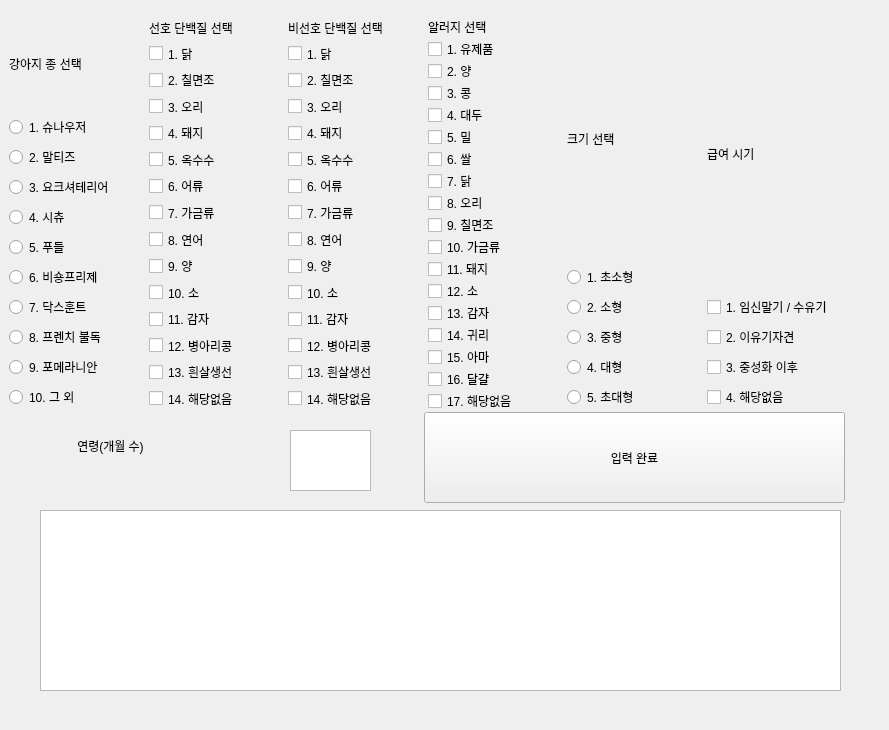
<?xml version="1.0" encoding="UTF-8"?>
<ui version="4.0">
 <class>Form</class>
 <widget class="QWidget" name="Form">
  <property name="geometry">
   <rect>
    <x>0</x>
    <y>0</y>
    <width>889</width>
    <height>730</height>
   </rect>
  </property>
  <property name="windowTitle">
   <string>Form</string>
  </property>
  <widget class="QWidget" name="horizontalLayoutWidget">
   <property name="geometry">
    <rect>
     <x>9</x>
     <y>19</y>
     <width>831</width>
     <height>390</height>
    </rect>
   </property>
   <layout class="QHBoxLayout" name="horizontalLayout">
    <item>
     <layout class="QVBoxLayout" name="verticalLayout">
      <item>
       <widget class="QLabel" name="label">
        <property name="text">
         <string>강아지 종 선택</string>
        </property>
       </widget>
      </item>
      <item>
       <widget class="QRadioButton" name="breed_1">
        <property name="text">
         <string>1. 슈나우저</string>
        </property>
       </widget>
      </item>
      <item>
       <widget class="QRadioButton" name="breed_2">
        <property name="text">
         <string>2. 말티즈</string>
        </property>
       </widget>
      </item>
      <item>
       <widget class="QRadioButton" name="breed_3">
        <property name="text">
         <string>3. 요크셔테리어</string>
        </property>
       </widget>
      </item>
      <item>
       <widget class="QRadioButton" name="breed_4">
        <property name="text">
         <string>4. 시츄</string>
        </property>
       </widget>
      </item>
      <item>
       <widget class="QRadioButton" name="breed_5">
        <property name="text">
         <string>5. 푸들</string>
        </property>
       </widget>
      </item>
      <item>
       <widget class="QRadioButton" name="breed_6">
        <property name="text">
         <string>6. 비숑프리제</string>
        </property>
       </widget>
      </item>
      <item>
       <widget class="QRadioButton" name="breed_7">
        <property name="text">
         <string>7. 닥스훈트</string>
        </property>
       </widget>
      </item>
      <item>
       <widget class="QRadioButton" name="breed_8">
        <property name="text">
         <string>8. 프렌치 불독</string>
        </property>
       </widget>
      </item>
      <item>
       <widget class="QRadioButton" name="breed_9">
        <property name="text">
         <string>9. 포메라니안</string>
        </property>
       </widget>
      </item>
      <item>
       <widget class="QRadioButton" name="breed_10">
        <property name="text">
         <string>10. 그 외</string>
        </property>
       </widget>
      </item>
     </layout>
    </item>
    <item>
     <layout class="QVBoxLayout" name="verticalLayout_2">
      <item>
       <widget class="QLabel" name="label_2">
        <property name="text">
         <string>선호 단백질 선택</string>
        </property>
       </widget>
      </item>
      <item>
       <widget class="QCheckBox" name="like_1">
        <property name="text">
         <string>1. 닭</string>
        </property>
       </widget>
      </item>
      <item>
       <widget class="QCheckBox" name="like_2">
        <property name="text">
         <string>2. 칠면조</string>
        </property>
       </widget>
      </item>
      <item>
       <widget class="QCheckBox" name="like_3">
        <property name="text">
         <string>3. 오리</string>
        </property>
       </widget>
      </item>
      <item>
       <widget class="QCheckBox" name="like_4">
        <property name="text">
         <string>4. 돼지</string>
        </property>
       </widget>
      </item>
      <item>
       <widget class="QCheckBox" name="like_5">
        <property name="text">
         <string>5. 옥수수</string>
        </property>
       </widget>
      </item>
      <item>
       <widget class="QCheckBox" name="like_6">
        <property name="text">
         <string>6. 어류</string>
        </property>
       </widget>
      </item>
      <item>
       <widget class="QCheckBox" name="like_7">
        <property name="text">
         <string>7. 가금류</string>
        </property>
       </widget>
      </item>
      <item>
       <widget class="QCheckBox" name="like_8">
        <property name="text">
         <string>8. 연어</string>
        </property>
       </widget>
      </item>
      <item>
       <widget class="QCheckBox" name="like_9">
        <property name="text">
         <string>9. 양</string>
        </property>
       </widget>
      </item>
      <item>
       <widget class="QCheckBox" name="like_10">
        <property name="text">
         <string>10. 소</string>
        </property>
       </widget>
      </item>
      <item>
       <widget class="QCheckBox" name="like_11">
        <property name="text">
         <string>11. 감자</string>
        </property>
       </widget>
      </item>
      <item>
       <widget class="QCheckBox" name="like_12">
        <property name="text">
         <string>12. 병아리콩</string>
        </property>
       </widget>
      </item>
      <item>
       <widget class="QCheckBox" name="like_13">
        <property name="text">
         <string>13. 흰살생선</string>
        </property>
       </widget>
      </item>
      <item>
       <widget class="QCheckBox" name="like_14">
        <property name="text">
         <string>14. 해당없음</string>
        </property>
       </widget>
      </item>
     </layout>
    </item>
    <item>
     <layout class="QVBoxLayout" name="verticalLayout_6">
      <item>
       <widget class="QLabel" name="label_5">
        <property name="text">
         <string>비선호 단백질 선택</string>
        </property>
       </widget>
      </item>
      <item>
       <widget class="QCheckBox" name="unlike_1">
        <property name="text">
         <string>1. 닭</string>
        </property>
       </widget>
      </item>
      <item>
       <widget class="QCheckBox" name="unlike_2">
        <property name="text">
         <string>2. 칠면조</string>
        </property>
       </widget>
      </item>
      <item>
       <widget class="QCheckBox" name="unlike_3">
        <property name="text">
         <string>3. 오리</string>
        </property>
       </widget>
      </item>
      <item>
       <widget class="QCheckBox" name="unlike_4">
        <property name="text">
         <string>4. 돼지</string>
        </property>
       </widget>
      </item>
      <item>
       <widget class="QCheckBox" name="unlike_5">
        <property name="text">
         <string>5. 옥수수</string>
        </property>
       </widget>
      </item>
      <item>
       <widget class="QCheckBox" name="unlike_6">
        <property name="text">
         <string>6. 어류</string>
        </property>
       </widget>
      </item>
      <item>
       <widget class="QCheckBox" name="unlike_7">
        <property name="text">
         <string>7. 가금류</string>
        </property>
       </widget>
      </item>
      <item>
       <widget class="QCheckBox" name="unlike_8">
        <property name="text">
         <string>8. 연어</string>
        </property>
       </widget>
      </item>
      <item>
       <widget class="QCheckBox" name="unlike_9">
        <property name="text">
         <string>9. 양</string>
        </property>
       </widget>
      </item>
      <item>
       <widget class="QCheckBox" name="unlike_10">
        <property name="text">
         <string>10. 소</string>
        </property>
       </widget>
      </item>
      <item>
       <widget class="QCheckBox" name="unlike_11">
        <property name="text">
         <string>11. 감자</string>
        </property>
       </widget>
      </item>
      <item>
       <widget class="QCheckBox" name="unlike_12">
        <property name="text">
         <string>12. 병아리콩</string>
        </property>
       </widget>
      </item>
      <item>
       <widget class="QCheckBox" name="unlike_13">
        <property name="text">
         <string>13. 흰살생선</string>
        </property>
       </widget>
      </item>
      <item>
       <widget class="QCheckBox" name="unlike_14">
        <property name="text">
         <string>14. 해당없음</string>
        </property>
       </widget>
      </item>
     </layout>
    </item>
    <item>
     <layout class="QVBoxLayout" name="verticalLayout_8">
      <item>
       <widget class="QLabel" name="label_6">
        <property name="text">
         <string>알러지 선택</string>
        </property>
       </widget>
      </item>
      <item>
       <widget class="QCheckBox" name="all_1">
        <property name="text">
         <string>1. 유제품</string>
        </property>
       </widget>
      </item>
      <item>
       <widget class="QCheckBox" name="all_2">
        <property name="text">
         <string>2. 양</string>
        </property>
       </widget>
      </item>
      <item>
       <widget class="QCheckBox" name="all_3">
        <property name="text">
         <string>3. 콩</string>
        </property>
       </widget>
      </item>
      <item>
       <widget class="QCheckBox" name="all_4">
        <property name="text">
         <string>4. 대두</string>
        </property>
       </widget>
      </item>
      <item>
       <widget class="QCheckBox" name="all_5">
        <property name="text">
         <string>5. 밀</string>
        </property>
       </widget>
      </item>
      <item>
       <widget class="QCheckBox" name="all_6">
        <property name="text">
         <string>6. 쌀</string>
        </property>
       </widget>
      </item>
      <item>
       <widget class="QCheckBox" name="all_7">
        <property name="text">
         <string>7. 닭</string>
        </property>
       </widget>
      </item>
      <item>
       <widget class="QCheckBox" name="all_8">
        <property name="text">
         <string>8. 오리</string>
        </property>
       </widget>
      </item>
      <item>
       <widget class="QCheckBox" name="all_9">
        <property name="text">
         <string>9. 칠면조</string>
        </property>
       </widget>
      </item>
      <item>
       <widget class="QCheckBox" name="all_10">
        <property name="text">
         <string>10. 가금류</string>
        </property>
       </widget>
      </item>
      <item>
       <widget class="QCheckBox" name="all_11">
        <property name="text">
         <string>11. 돼지</string>
        </property>
       </widget>
      </item>
      <item>
       <widget class="QCheckBox" name="all_12">
        <property name="text">
         <string>12. 소</string>
        </property>
       </widget>
      </item>
      <item>
       <widget class="QCheckBox" name="all_13">
        <property name="text">
         <string>13. 감자</string>
        </property>
       </widget>
      </item>
      <item>
       <widget class="QCheckBox" name="all_14">
        <property name="text">
         <string>14. 귀리</string>
        </property>
       </widget>
      </item>
      <item>
       <widget class="QCheckBox" name="all_15">
        <property name="text">
         <string>15. 아마</string>
        </property>
       </widget>
      </item>
      <item>
       <widget class="QCheckBox" name="all_16">
        <property name="text">
         <string>16. 달걀</string>
        </property>
       </widget>
      </item>
      <item>
       <widget class="QCheckBox" name="all_17">
        <property name="text">
         <string>17. 해당없음</string>
        </property>
       </widget>
      </item>
     </layout>
    </item>
    <item>
     <layout class="QVBoxLayout" name="verticalLayout_9">
      <item>
       <widget class="QLabel" name="label_7">
        <property name="text">
         <string>크기 선택</string>
        </property>
       </widget>
      </item>
      <item>
       <widget class="QRadioButton" name="size_1">
        <property name="text">
         <string>1. 초소형</string>
        </property>
       </widget>
      </item>
      <item>
       <widget class="QRadioButton" name="size_2">
        <property name="text">
         <string>2. 소형</string>
        </property>
       </widget>
      </item>
      <item>
       <widget class="QRadioButton" name="size_3">
        <property name="text">
         <string>3. 중형</string>
        </property>
       </widget>
      </item>
      <item>
       <widget class="QRadioButton" name="size_4">
        <property name="text">
         <string>4. 대형</string>
        </property>
       </widget>
      </item>
      <item>
       <widget class="QRadioButton" name="size_5">
        <property name="text">
         <string>5. 초대형</string>
        </property>
       </widget>
      </item>
     </layout>
    </item>
    <item>
     <layout class="QVBoxLayout" name="verticalLayout_10">
      <item>
       <widget class="QLabel" name="label_8">
        <property name="text">
         <string>급여 시기</string>
        </property>
       </widget>
      </item>
      <item>
       <widget class="QCheckBox" name="when_1">
        <property name="text">
         <string>1. 임신말기 / 수유기</string>
        </property>
       </widget>
      </item>
      <item>
       <widget class="QCheckBox" name="when_2">
        <property name="text">
         <string>2. 이유기자견</string>
        </property>
       </widget>
      </item>
      <item>
       <widget class="QCheckBox" name="when_3">
        <property name="text">
         <string>3. 중성화 이후</string>
        </property>
       </widget>
      </item>
      <item>
       <widget class="QCheckBox" name="when_4">
        <property name="text">
         <string>4. 해당없음</string>
        </property>
       </widget>
      </item>
     </layout>
    </item>
   </layout>
  </widget>
  <widget class="QTextEdit" name="year_1">
   <property name="geometry">
    <rect>
     <x>290</x>
     <y>430</y>
     <width>81</width>
     <height>61</height>
    </rect>
   </property>
  </widget>
  <widget class="QLabel" name="label_9">
   <property name="geometry">
    <rect>
     <x>40</x>
     <y>425</y>
     <width>141</width>
     <height>41</height>
    </rect>
   </property>
   <property name="text">
    <string>연령(개월 수)</string>
   </property>
   <property name="alignment">
    <set>Qt::AlignCenter</set>
   </property>
  </widget>
  <widget class="QPushButton" name="pushButton">
   <property name="geometry">
    <rect>
     <x>424</x>
     <y>412</y>
     <width>421</width>
     <height>91</height>
    </rect>
   </property>
   <property name="text">
    <string>입력 완료</string>
   </property>
  </widget>
  <widget class="QTextEdit" name="food_1">
   <property name="geometry">
    <rect>
     <x>40</x>
     <y>510</y>
     <width>801</width>
     <height>181</height>
    </rect>
   </property>
  </widget>
 </widget>
 <resources/>
 <connections/>
</ui>
